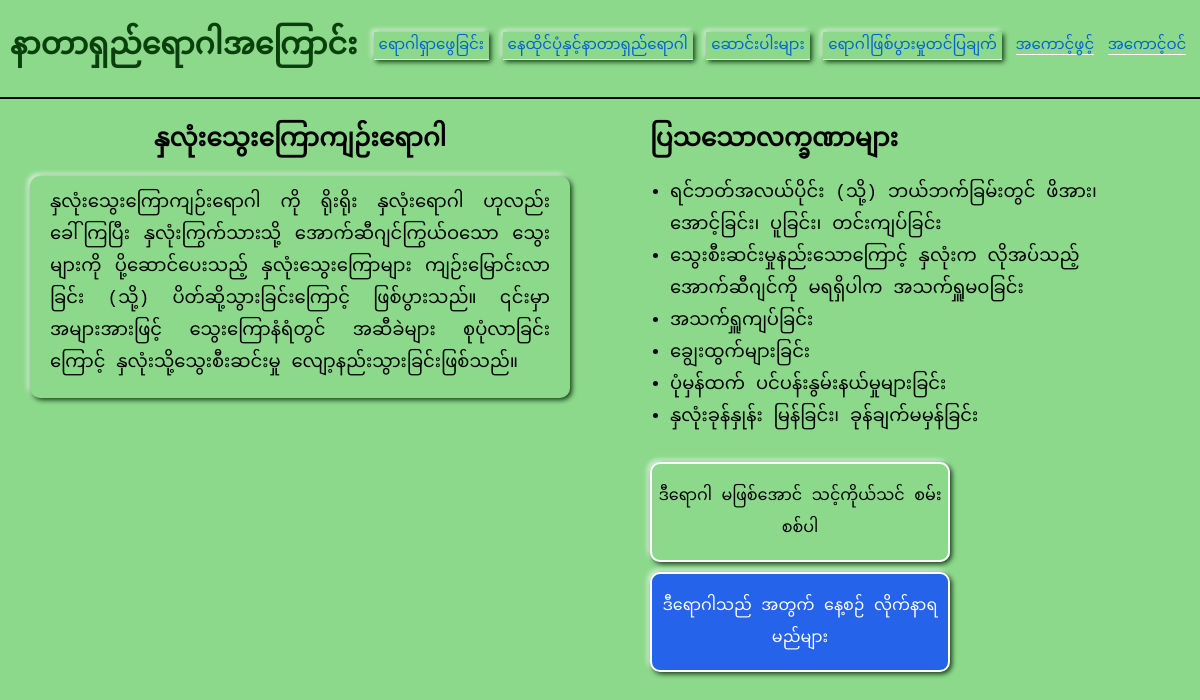
Page /epidemic/epidemic_detail/1 on the committed database.
### epidemic_stoper_system/models.py (models this page shows, shortened)
class Epidemic(models.Model):
    name = models.CharField(max_length=30,unique=True)
    topic = models.TextField(null=True, blank=True)
    symptoms = models.TextField()
    food_avoid = models.TextField(null=True, blank=True)  # for protection
    food_take = models.TextField(null=True, blank=True)  # for protection
    lifestyle_avoid = models.TextField(null=True, blank=True)  # for protection
    lifestyle_take = models.TextField(null=True, blank=True)  # for protection
    managing_tips = models.TextField(null=True, blank=True)  # for chronic or epidemic patients
    author = models.ForeignKey(User_Account, on_delete= models.SET_NULL, null=True,blank=True)
    created_time = models.DateTimeField(auto_now_add=True)

### epidemic_stoper_system/views.py (the view)
# urls.py: path('epidemic_detail/<int:epidemic_id>',epidemic_detail,name='epidemic_detail'),
def epidemic_detail(request,epidemic_id):
    if request.method == 'GET':
        record = get_object_or_404(Epidemic,id=epidemic_id)
        symptoms = record.symptoms.split(",")
        return render(request, 'epidemic_detail.html', {'record':record, 'symptoms':symptoms})

### epidemic_stoper_system/templates/epidemic_detail.html (shortened to what this page needs)
{% load static tailwind_tags%}
<!DOCTYPE html>
<html lang="en">
<head>
    {% tailwind_css %}
</head>
<body class="bg-[#8cd98c] font-mono  leading-8">
    <div class="w-auto h-screen overflow-auto">
        <div class="flex justify-start py-[20px]">
            <h1 class="text-[#0A400C] w-[30%] pl-[10px] my-[10px] text-[30px] text-left"><b>နာတာရှည်ရောဂါအကြောင်း</b></h1>
            <div class="flex justify-evenly w-[70%] h-auto text-[#0066cc] text-[15px] pt-[10px]">
                <div><a class=" border-b-[1px] border-white rounded-[1px]  shadow-[_2px_2px_5px_#133913,_-2px_-2px_5px_#ecf9ec] p-[5px]" href="{% url 'diagnosis' %}">ရောဂါရှာဖွေခြင်း</a></div>
                <div><a class=" border-b-[1px] border-white rounded-[1px]  shadow-[_2px_2px_5px_#133913,_-2px_-2px_5px_#ecf9ec] p-[5px]" href="{% url 'epidemic_intro' %}">နေထိုင်ပုံနှင့်နာတာရှည်ရောဂါ</a></div>
                <div><a class=" border-b-[1px] border-white rounded-[1px]  shadow-[_2px_2px_5px_#133913,_-2px_-2px_5px_#ecf9ec] p-[5px]" href="{% url 'article_intro' %}">ဆောင်းပါးများ</a></div>
                <div><a class=" border-b-[1px] border-white rounded-[1px]  shadow-[_2px_2px_5px_#133913,_-2px_-2px_5px_#ecf9ec] p-[5px]" href="{% url 'show_report' %}">ရောဂါဖြစ်ပွားမှုတင်ပြချက်</a></div>
                {% if request.user.is_authenticated %}
                    {% if request.user.is_admin %}
                        <div><a class="bg-white  border-2 border-white rounded-[20px] p-[3px]" href="{% url 'admin:index' %}">Admin</a></div>
                    {%else%}
                        <div><a class="bg-white  border-2 border-white rounded-[20px] p-[3px]" href="{% url 'my_account' %}">{{request.user.username}}</a></div>
                    {% endif %}
                    <form method="post" action="{% url 'logout'%}" >{%csrf_token%}<button type="submit">အကောင့်ထွက်</button></form>
                {% else %}
                    <div><a class=" border-b-[1px] border-white rounded-[1px]" href="{% url 'signup' %}">အကောင့်ဖွင့်</a></div>
                    <div><a class=" border-b-[1px] border-white rounded-[1px]" href="{% url 'login' %}">အကောင့်ဝင်</a></div>
                {% endif %}
            </div>
        </div>
        <hr class="border-[1px] border-black mt-[5px] mb-[10px]">
        <div class="w-full h-auto  flex justify-center pb-[30px] mt-[10px]">
            <div class="rounded-[15px] w-[100%] h-auto py-[5px]   flex justify-around">
                <div class="w-[45%] h-auto">
                    <div class="text-[25px] text-center my-[10px] text-black "><b>{{record.name}}</b></div>
                    <p class=" pt-[10px] p-[20px] my-[20px] text-[18px] text-justify rounded-[10px] shadow-[_2px_2px_5px_#133913,_-2px_-2px_5px_#ecf9ec]">{{record.topic|safe}}</p>
                </div>
                <div class="w-[45%] h-auto px-[20px] pb-[20px]">
                    <p class="text-[25px] my-[10px] text-black"><b>ပြသသောလက္ခဏာများ</b></p>
                        <ul class=" mb-[30px] text-black pt-[10px] px-[20px] text-[18px]"  style="list-style-type:disc">
                        {% for symptom in symptoms%}
                            <li class="mx-auto">{{symptom}}</li>
                        {% endfor %}
                        </ul>
                        <div class="w-full h-auto ">
                            <a href={% url 'examine_prevention_tip' record.id %}><button class=" block w-[300px] my-[10px] h-[100px] border-2 border-white rounded-[10px] shadow-[_2px_2px_5px_#133913,_-2px_-2px_5px_#ecf9ec] ">ဒီရောဂါ မဖြစ်အောင် သင့်ကိုယ်သင် စမ်းစစ်ပါ</button></a>
                            <a href={% url 'examine_managing_tip' record.id %}><button class="bg-blue-600 text-white block w-[300px] h-[100px] border-2 border-white  rounded-[10px] shadow-[_2px_2px_5px_#133913,_-2px_-2px_5px_#ecf9ec] ">‌ဒီရောဂါသည် အတွက် နေ့စဉ် လိုက်နာရမည်များ</button></a>
                        </div>
                    </div>
            </div>
        </div>
    </div>
</body>
</html>

### rows in the picture
Epidemic: name "နှလုံးသွေးကြောကျဉ်းရောဂါ", topic "နှလုံးသွေးကြောကျဉ်းရောဂါ ကို ရိုးရိုး နှလုံးရောဂါ ဟုလည်း ခေါ်ကြပြီး နှလုံးကြွက်သားသို့ အောက်ဆီဂျင်ကြွယ်ဝသော သွေးများကို ပို့ဆောင်ပေးသည့် နှလုံးသွေးကြောများ ကျဉ်းမြောင်းလာခြင်း (သို့) ပိတ်ဆို့သွားခြင်းကြောင့် ဖြစ်ပွားသည်။ ၎င်းမှာ အများအားဖြင့် သွေးကြောနံရံတွင် အဆီခဲများ စုပုံလာခြင်း ကြောင့် နှလုံးသို့သွေးစီးဆင်းမှု လျော့နည်းသွားခြင်းဖြစ်သည်။"

### other values in the picture
{{ symptom }} "ရင်ဘတ်အလယ်ပိုင်း (သို့) ဘယ်ဘက်ခြမ်းတွင် ဖိအား၊ အောင့်ခြင်း၊ ပူခြင်း၊ တင်းကျပ်ခြင်း" "သွေးစီးဆင်းမှုနည်းသောကြောင့် နှလုံးက လိုအပ်သည့်အောက်ဆီဂျင်ကို မရရှိပါက အသက်ရှူမဝခြင်း" "အသက်ရှူကျပ်ခြင်း" "ချွေးထွက်များခြင်း" "ပုံမှန်ထက် ပင်ပန်းနွမ်းနယ်မှုများခြင်း" "နှလုံးခုန်နှုန်း မြန်ခြင်း၊ ခုန်ချက်မမှန်ခြင်း"
